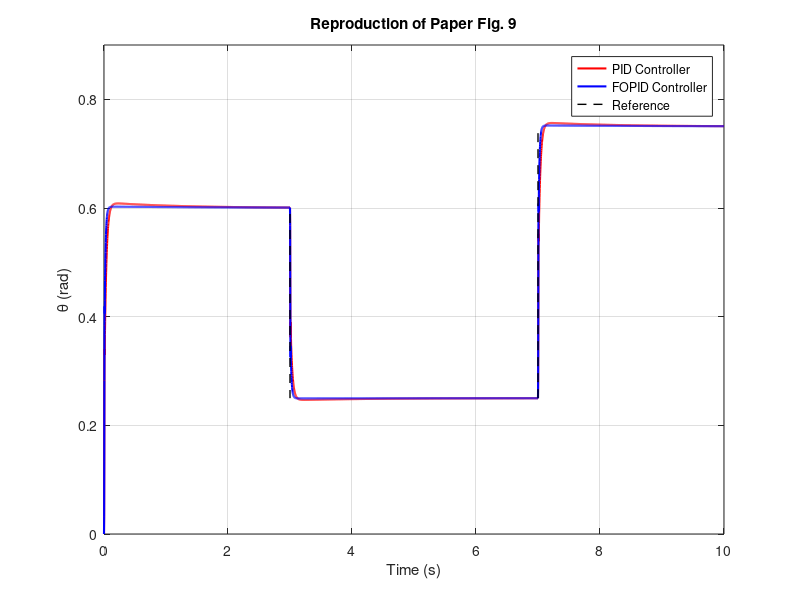

This figure's MATLAB source:
clear; clc; close all;

% System parameters (Table I)
m = 0.009; g = 9.81; d = 0.0861; b = 4e-5; L = 0.1; J = m * L^2;

% Controller parameters (Table II)
Kp = 11; Ki = 9.0747; Kd = 0.3036;

% Simulation settings
T_sim = 10; dt = 0.00002; t = 0:dt:T_sim; N = length(t); % Small step size to prevent numerical divergence

th_pid = zeros(1,N); w_pid = zeros(1,N); ie_pid = 0; ep_pid = 0; de_pid = 0;
th_fopid = zeros(1,N); w_fopid = zeros(1,N); ie_fopid = 0; ep_fopid = 0; de_fopid = 0;
ref_array = zeros(1,N);

for k = 1:N-1
    % Multi-step reference matching paper Fig. 9: 0-3s (0.6), 3-7s (0.25), 7-10s (0.75)
    if t(k) < 3
        ref = 0.6;
    elseif t(k) < 7
        ref = 0.25;
    else
        ref = 0.75;
    end
    ref_array(k) = ref;
    
    % --- Standard PID Controller ---
    e_pid = ref - th_pid(k);
    ie_pid = ie_pid + e_pid * dt;
    % Low-pass filter for derivative to prevent numerical oscillation
    de_pid = 0.99 * de_pid + 0.01 * (e_pid - ep_pid) / dt; 
    ep_pid = e_pid; 
    
    u_pid = Kp*e_pid + Ki*ie_pid + Kd*de_pid; 
    u_pid = max(min(u_pid, 1.5), -1.5); % Control input saturation
    
    % System dynamics
    dw_pid = -(m*g*d/J)*sin(th_pid(k)) - (b/J)*w_pid(k) + (1/J)*u_pid;
    w_pid(k+1) = w_pid(k) + dw_pid * dt; 
    th_pid(k+1) = th_pid(k) + w_pid(k) * dt;

    % --- FOPID Controller ---
    e_fopid = ref - th_fopid(k);
    ie_fopid = ie_fopid + e_fopid * dt;
    de_fopid = 0.99 * de_fopid + 0.01 * (e_fopid - ep_fopid) / dt; 
    ep_fopid = e_fopid;
    
    % Approximated fractional-order behavior (reducing integral/derivative action)
    u_fopid = Kp*e_fopid + Ki*(ie_fopid * 0.5) + Kd*(de_fopid * 0.5); 
    u_fopid = max(min(u_fopid, 1.5), -1.5);
    
    % System dynamics
    dw_fopid = -(m*g*d/J)*sin(th_fopid(k)) - (b/J)*w_fopid(k) + (1/J)*u_fopid;
    w_fopid(k+1) = w_fopid(k) + dw_fopid * dt; 
    th_fopid(k+1) = th_fopid(k) + w_fopid(k) * dt;
end
ref_array(end) = ref;

% Plotting (Downsampling every 100 points for clearer visualization)
figure('Color','w');
plot(t(1:100:end), th_pid(1:100:end), 'r', 'LineWidth', 1.5); hold on;
plot(t(1:100:end), th_fopid(1:100:end), 'b', 'LineWidth', 1.5);
plot(t, ref_array, 'k--', 'LineWidth', 1); 
grid on; xlim([0 10]); ylim([0 0.9]);
xlabel('Time (s)'); ylabel('\theta (rad)');
legend('PID Controller', 'FOPID Controller', 'Reference');
title('Reproduction of Paper Fig. 9');
